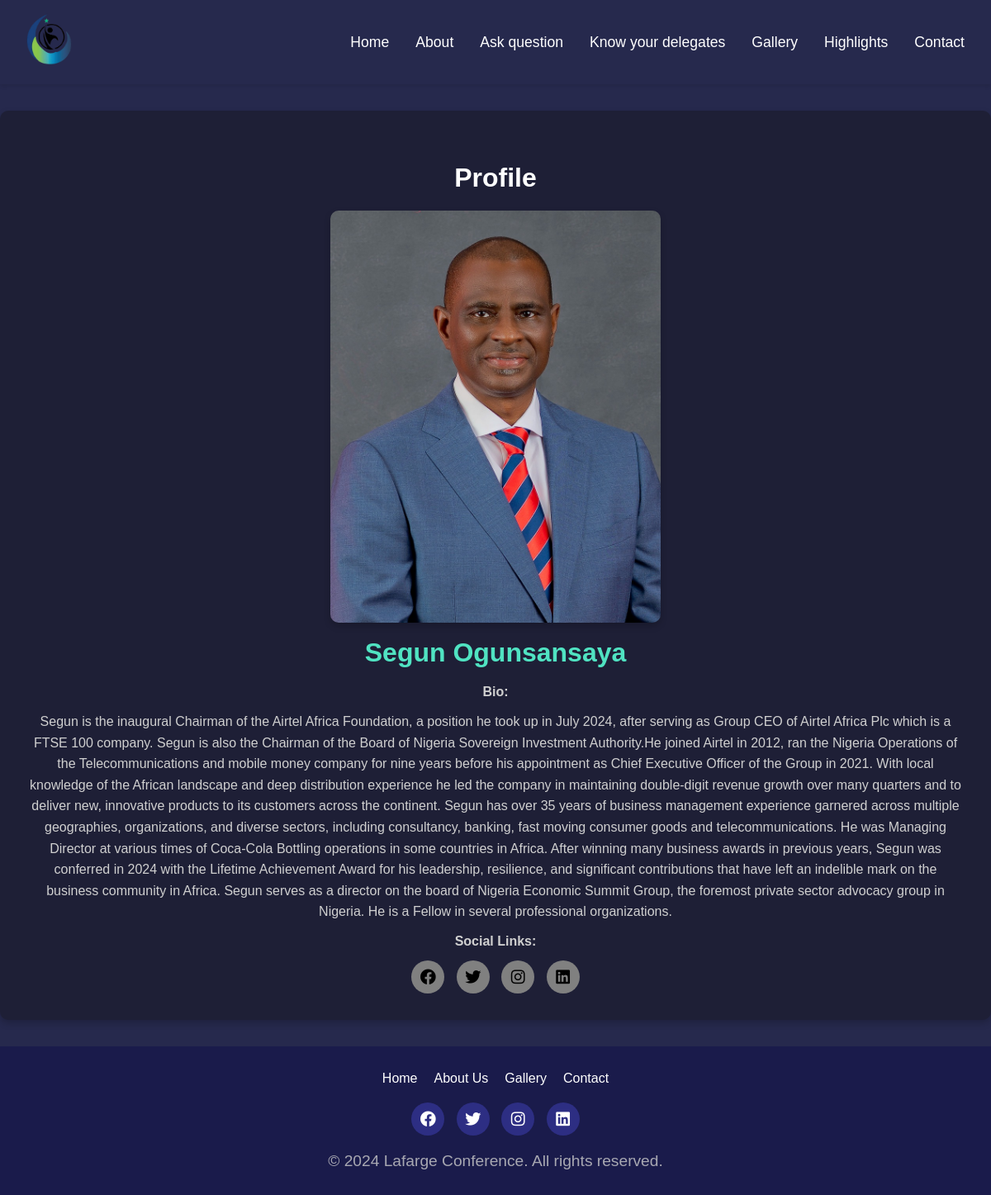
/speaker/1, run on the app's committed database.
### tables this page shows
CREATE TABLE speakers (
            id INTEGER PRIMARY KEY AUTOINCREMENT,
            name TEXT NOT NULL,
            position TEXT NOT NULL,
            bio TEXT NOT NULL,
            image_url TEXT NOT NULL,
            facebook_url TEXT,
            twitter_url TEXT,
            linkedin_url TEXT
        );

### app.py (the view)
@app.route("/speaker/<int:speaker_id>")
def speaker_page(speaker_id):
    speaker = get_speaker_by_id(speaker_id)
    if not speaker:
        return "Speaker not found", 404
    return render_template("speaker.html", speaker=speaker)

### app.py (called while the page is built)
def get_speaker_by_id(speaker_id):
    with sqlite3.connect(DATABASE_FILE) as conn:
        cursor = conn.cursor()
        cursor.execute("SELECT * FROM speakers WHERE id = ?", (speaker_id,))
        row = cursor.fetchone()
        if row:
            return {
                "id": row[0],
                "name": row[1],
                "position": row[2],
                "bio": row[3],
                "image_url": row[4],
                "facebook_url": row[5],
                "twitter_url": row[6],
                "linkedin_url": row[7],
            }
    return None

### templates/speaker.html (shortened to what this page needs)
{% extends 'base.html' %}
{% block content %}
<section class="speaker-details">
    <div class="container">
        <h2>Profile</h2>
        <div class="grid-layout">
            <div class="image-container">
                <img src="{{ speaker.image_url }}" alt="{{ speaker.name }}">
            </div>
             <br>
            <div class="details-container">
                <h1>{{ speaker.name }}</h1>
                <p><strong>Bio:</strong></p>
                <p>{{ speaker.bio }}</p>
                <p><strong>Social Links:</strong></p>
                <div class="social-icons">
                    <a href="{{ speaker.facebook_url }}" target="_blank" rel="noopener noreferrer" style="background-color: grey"><i class="fab fa-facebook" style="color: black;"></i></a>
                    <a href="{{ speaker.twitter_url }}" target="_blank" rel="noopener noreferrer"  style="background-color: grey"><i class="fab fa-twitter" style="color: black;"></i></a>
                    <a href="{{ speaker.instagram_url }}" target="_blank" rel="noopener noreferrer"  style="background-color: grey"><i class="fab fa-instagram" style="color: black;"></i></a>
                    <a href="{{ speaker.linkedin_url }}" target="_blank" rel="noopener noreferrer"  style="background-color: grey"><i class="fab fa-linkedin" style="color: black;"></i></a>
                </div>
            </div>
        </div>
    </div>
</section>
{% endblock %}

### static/css/styles.css (style rules this page uses)
* { margin: 0; padding: 0; box-sizing: border-box; }
body, h2, h3, h4, div { margin: 0; padding: 0; box-sizing: border-box; font-family: "montserrat", sans-serif; }
body { background: #26294d; color: #fff; font-size: 20; }
h2, h3, h4 { line-height: 1.2; margin-bottom: 10px; }
body, .container, section { width: 100%; max-width: 100%; margin: 0 auto; }
h2 { text-align: center; margin-bottom: 20px; color: white; }
.speaker-details { padding: 1rem; text-align: center; }
.speaker-details p { font-size: 0.9rem; color: #777; }
h2 { font-size: 2rem; margin-top: 1rem; }
p { font-size: 1.2rem; margin-bottom: 2rem; color: #777; }
.social-icons a { display: inline-flex; align-items: center; justify-content: center; width: 40px; height: 40px; margin: 0 5px; background-color: #2d2e83; color: #fff; border-radius: 50%; font-size: 1.2rem; text-decoration: none; transition: background-color 0.3s ease; }
h2 { text-align: center; margin-top: 30px; font-size: 2rem; }
p { text-align: center; margin: 10px auto; color: #ccc; }
.speaker-details { display: grid; grid-template-columns: repeat(auto-fit, minmax(300px, 1fr)); gap: 2rem; align-items: start; background: #1e1f36; color: #ffffff; padding: 2rem; border-radius: 10px; box-shadow: 0 4px 8px rgba(0, 0, 0, 0.2); margin: 2rem auto; max-width: 1200px; }
.speaker-details .image-container { display: flex; justify-content: center; align-items: center; }
.speaker-details .image-container img { width: 100%; max-width: 400px; border-radius: 10px; box-shadow: 0 4px 8px rgba(0, 0, 0, 0.2); }
.speaker-details h1 { font-size: 2rem; color: #50e3c2; margin-bottom: 1rem; }
.speaker-details p { font-size: 1rem; color: #d0d0d0; line-height: 1.6; }

### data on the page
speakers: image_url (picture), name "Segun Ogunsansaya", bio "Segun is the inaugural Chairman of the Airtel Africa Foundation, a position he took up in July 2024, after serving as Group CEO of Airtel Africa Plc which is a FTSE 100 company. Segun is also the Chairman of the Board of Nigeria Sovereign Investment Authority.He joined Airtel in 2012, ran the Nigeria Operations of the Telecommunications and mobile money company for nine years before his appointment as Chief Executive Officer of the Group in 2021. With local knowledge of the African landscape and deep distribution experience he led the company in maintaining double-digit revenue growth over many quarters and to deliver new, innovative products to its customers across the continent. Segun has…"
